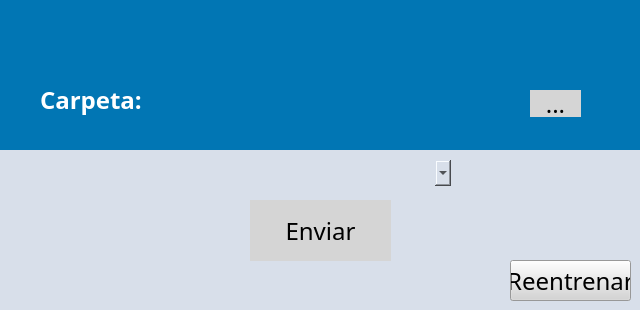
<?xml version="1.0" encoding="UTF-8"?>
<ui version="4.0">
 <class>VistaInicial</class>
 <widget class="QMainWindow" name="VistaInicial">
  <property name="geometry">
   <rect>
    <x>0</x>
    <y>0</y>
    <width>640</width>
    <height>310</height>
   </rect>
  </property>
  <property name="font">
   <font>
    <family>Comfortaa</family>
   </font>
  </property>
  <property name="windowTitle">
   <string>Ventana principal</string>
  </property>
  <property name="accessibleDescription">
   <string/>
  </property>
  <property name="autoFillBackground">
   <bool>false</bool>
  </property>
  <property name="styleSheet">
   <string notr="true">background-color: rgb(216, 223, 234);</string>
  </property>
  <property name="windowFilePath">
   <string/>
  </property>
  <property name="animated">
   <bool>true</bool>
  </property>
  <widget class="QWidget" name="centralwidget">
   <property name="sizePolicy">
    <sizepolicy hsizetype="Fixed" vsizetype="Preferred">
     <horstretch>0</horstretch>
     <verstretch>0</verstretch>
    </sizepolicy>
   </property>
   <property name="autoFillBackground">
    <bool>false</bool>
   </property>
   <widget class="QFrame" name="V1F1">
    <property name="geometry">
     <rect>
      <x>0</x>
      <y>0</y>
      <width>641</width>
      <height>71</height>
     </rect>
    </property>
    <property name="autoFillBackground">
     <bool>false</bool>
    </property>
    <property name="styleSheet">
     <string notr="true">background-color: rgb(1, 118, 180);
border:rgb(1, 118, 180);</string>
    </property>
    <property name="frameShape">
     <enum>QFrame::StyledPanel</enum>
    </property>
    <property name="frameShadow">
     <enum>QFrame::Sunken</enum>
    </property>
    <widget class="QLabel" name="V1F1E1_Titulo">
     <property name="enabled">
      <bool>true</bool>
     </property>
     <property name="geometry">
      <rect>
       <x>136</x>
       <y>20</y>
       <width>391</width>
       <height>31</height>
      </rect>
     </property>
     <property name="font">
      <font>
       <family>Comfortaa</family>
       <pointsize>18</pointsize>
       <weight>50</weight>
       <italic>false</italic>
       <bold>false</bold>
      </font>
     </property>
     <property name="layoutDirection">
      <enum>Qt::LeftToRight</enum>
     </property>
     <property name="text">
      <string>&lt;html&gt;&lt;head/&gt;&lt;body&gt;&lt;p&gt;&lt;span style=&quot; font-weight:600; color:#ffffff;&quot;&gt;&lt;/span&gt;&lt;/p&gt;&lt;/body&gt;&lt;/html&gt;</string>
     </property>
     <property name="alignment">
      <set>Qt::AlignCenter</set>
     </property>
    </widget>
   </widget>
   <widget class="QFrame" name="V1F2">
    <property name="geometry">
     <rect>
      <x>0</x>
      <y>70</y>
      <width>641</width>
      <height>80</height>
     </rect>
    </property>
    <property name="autoFillBackground">
     <bool>false</bool>
    </property>
    <property name="styleSheet">
     <string notr="true">background-color: rgb(1, 118, 180);
border:rgb(1, 118, 180);</string>
    </property>
    <property name="frameShape">
     <enum>QFrame::StyledPanel</enum>
    </property>
    <property name="frameShadow">
     <enum>QFrame::Raised</enum>
    </property>
    <widget class="QLabel" name="V1F2E1_Ingresa">
     <property name="enabled">
      <bool>true</bool>
     </property>
     <property name="geometry">
      <rect>
       <x>40</x>
       <y>10</y>
       <width>101</width>
       <height>41</height>
      </rect>
     </property>
     <property name="font">
      <font>
       <family>Comfortaa</family>
       <weight>75</weight>
       <bold>true</bold>
      </font>
     </property>
     <property name="text">
      <string>&lt;html&gt;&lt;head/&gt;&lt;body&gt;&lt;p&gt;&lt;span style=&quot; font-size:18pt; color:#ffffff;&quot;&gt;Carpeta:&lt;/span&gt;&lt;/p&gt;&lt;/body&gt;&lt;/html&gt;</string>
     </property>
    </widget>
    <widget class="QPushButton" name="V1F2B1_Directorio">
     <property name="geometry">
      <rect>
       <x>530</x>
       <y>20</y>
       <width>51</width>
       <height>27</height>
      </rect>
     </property>
     <property name="font">
      <font>
       <family>Comfortaa</family>
       <pointsize>18</pointsize>
       <weight>50</weight>
       <italic>false</italic>
       <bold>false</bold>
      </font>
     </property>
     <property name="styleSheet">
      <string notr="true">font: 18pt &quot;Comfortaa&quot;;
background-color: rgb(213, 213, 213);</string>
     </property>
     <property name="text">
      <string>...</string>
     </property>
    </widget>
    <widget class="QLabel" name="V1F2E2_Path">
     <property name="geometry">
      <rect>
       <x>150</x>
       <y>20</y>
       <width>371</width>
       <height>20</height>
      </rect>
     </property>
     <property name="font">
      <font>
       <family>Comfortaa</family>
       <weight>75</weight>
       <bold>true</bold>
      </font>
     </property>
     <property name="text">
      <string>&lt;html&gt;&lt;head/&gt;&lt;body&gt;&lt;p&gt;&lt;span style=&quot; color:#ffffff;&quot;&gt;&lt;/span&gt;&lt;/p&gt;&lt;/body&gt;&lt;/html&gt;</string>
     </property>
     <property name="alignment">
      <set>Qt::AlignCenter</set>
     </property>
    </widget>
   </widget>
   <widget class="QFrame" name="V1F3">
    <property name="geometry">
     <rect>
      <x>190</x>
      <y>160</y>
      <width>261</width>
      <height>141</height>
     </rect>
    </property>
    <property name="autoFillBackground">
     <bool>false</bool>
    </property>
    <property name="styleSheet">
     <string notr="true">background-color: rgb(216, 223, 234);
border: rgb(216, 223, 234);</string>
    </property>
    <property name="frameShape">
     <enum>QFrame::StyledPanel</enum>
    </property>
    <property name="frameShadow">
     <enum>QFrame::Raised</enum>
    </property>
    <widget class="QPushButton" name="V1F3B1_Enviar">
     <property name="enabled">
      <bool>true</bool>
     </property>
     <property name="geometry">
      <rect>
       <x>60</x>
       <y>40</y>
       <width>141</width>
       <height>61</height>
      </rect>
     </property>
     <property name="font">
      <font>
       <family>Comfortaa</family>
       <pointsize>18</pointsize>
       <weight>50</weight>
       <italic>false</italic>
       <bold>false</bold>
      </font>
     </property>
     <property name="mouseTracking">
      <bool>true</bool>
     </property>
     <property name="styleSheet">
      <string notr="true">font: 18pt &quot;Comfortaa&quot;;
background-color: rgb(213, 213, 213);</string>
     </property>
     <property name="text">
      <string>Enviar</string>
     </property>
    </widget>
    <widget class="QComboBox" name="V1Chooser">
     <property name="geometry">
      <rect>
       <x>0</x>
       <y>0</y>
       <width>261</width>
       <height>26</height>
      </rect>
     </property>
    </widget>
   </widget>
   <widget class="QPushButton" name="V1F3B1_ReTrain">
    <property name="enabled">
     <bool>true</bool>
    </property>
    <property name="geometry">
     <rect>
      <x>510</x>
      <y>260</y>
      <width>121</width>
      <height>41</height>
     </rect>
    </property>
    <property name="font">
     <font>
      <family>Comfortaa</family>
      <pointsize>18</pointsize>
      <weight>50</weight>
      <italic>false</italic>
      <bold>false</bold>
     </font>
    </property>
    <property name="mouseTracking">
     <bool>true</bool>
    </property>
    <property name="styleSheet">
     <string notr="true">font: 18pt &quot;Comfortaa&quot;;
background-color: rgb(213, 213, 213);</string>
    </property>
    <property name="text">
     <string>Reentrenar</string>
    </property>
   </widget>
  </widget>
 </widget>
 <tabstops>
  <tabstop>V1F2B1_Directorio</tabstop>
  <tabstop>V1F3B1_Enviar</tabstop>
 </tabstops>
 <resources/>
 <connections/>
</ui>
